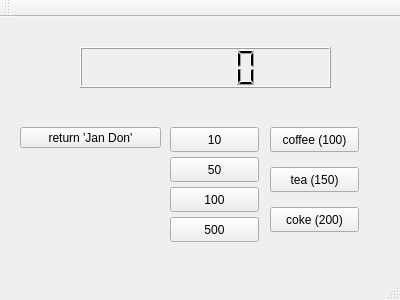
<?xml version="1.0" encoding="UTF-8"?>
<ui version="4.0">
 <class>widget</class>
 <widget class="QMainWindow" name="widget">
  <property name="geometry">
   <rect>
    <x>0</x>
    <y>0</y>
    <width>400</width>
    <height>300</height>
   </rect>
  </property>
  <property name="windowTitle">
   <string>widget</string>
  </property>
  <widget class="QWidget" name="centralWidget">
   <widget class="QLCDNumber" name="lcdNumber">
    <property name="geometry">
     <rect>
      <x>80</x>
      <y>30</y>
      <width>251</width>
      <height>41</height>
     </rect>
    </property>
   </widget>
   <widget class="QPushButton" name="pb_10">
    <property name="geometry">
     <rect>
      <x>170</x>
      <y>110</y>
      <width>89</width>
      <height>25</height>
     </rect>
    </property>
    <property name="text">
     <string>10</string>
    </property>
   </widget>
   <widget class="QPushButton" name="pb_50">
    <property name="geometry">
     <rect>
      <x>170</x>
      <y>140</y>
      <width>89</width>
      <height>25</height>
     </rect>
    </property>
    <property name="text">
     <string>50</string>
    </property>
   </widget>
   <widget class="QPushButton" name="pb_100">
    <property name="geometry">
     <rect>
      <x>170</x>
      <y>170</y>
      <width>89</width>
      <height>25</height>
     </rect>
    </property>
    <property name="text">
     <string>100</string>
    </property>
   </widget>
   <widget class="QPushButton" name="pb_500">
    <property name="geometry">
     <rect>
      <x>170</x>
      <y>200</y>
      <width>89</width>
      <height>25</height>
     </rect>
    </property>
    <property name="text">
     <string>500</string>
    </property>
   </widget>
   <widget class="QPushButton" name="pbCoffee">
    <property name="geometry">
     <rect>
      <x>270</x>
      <y>110</y>
      <width>89</width>
      <height>25</height>
     </rect>
    </property>
    <property name="text">
     <string>coffee (100)</string>
    </property>
   </widget>
   <widget class="QPushButton" name="pbTea">
    <property name="geometry">
     <rect>
      <x>270</x>
      <y>150</y>
      <width>89</width>
      <height>25</height>
     </rect>
    </property>
    <property name="text">
     <string>tea (150)</string>
    </property>
   </widget>
   <widget class="QPushButton" name="pbCoke">
    <property name="geometry">
     <rect>
      <x>270</x>
      <y>190</y>
      <width>89</width>
      <height>25</height>
     </rect>
    </property>
    <property name="text">
     <string>coke (200)</string>
    </property>
   </widget>
   <widget class="QPushButton" name="pbMoney">
    <property name="geometry">
     <rect>
      <x>20</x>
      <y>110</y>
      <width>141</width>
      <height>21</height>
     </rect>
    </property>
    <property name="text">
     <string>return 'Jan Don'</string>
    </property>
   </widget>
  </widget>
  <widget class="QMenuBar" name="menuBar">
   <property name="geometry">
    <rect>
     <x>0</x>
     <y>0</y>
     <width>400</width>
     <height>22</height>
    </rect>
   </property>
  </widget>
  <widget class="QToolBar" name="mainToolBar">
   <attribute name="toolBarArea">
    <enum>TopToolBarArea</enum>
   </attribute>
   <attribute name="toolBarBreak">
    <bool>false</bool>
   </attribute>
  </widget>
  <widget class="QStatusBar" name="statusBar"/>
 </widget>
 <layoutdefault spacing="6" margin="11"/>
 <resources/>
 <connections/>
</ui>
